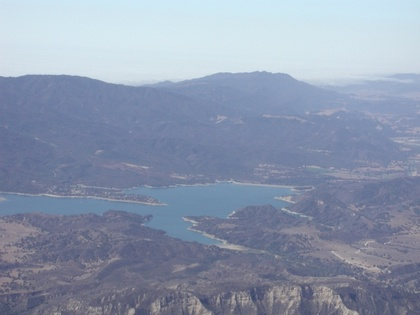
%> input picture source.jpg, 420 x 315 px, shrunk from 614 x 461 before the run
$ octave imagecarver.m   (GNU Octave 9; MATLAB toolbox functions it lacks are replaced by stand-ins)
%> lines starting %> are read from the running program, lines starting %| are printed output that depends on the picture
### cumulative_minimum_energy_map.m
function cumulativeEnergyMap = cumulative_minimum_energy_map(energyImage, seamDirection)
    [rowSize, colSize] = size(energyImage);
    M = zeros(rowSize, colSize);
    if strcmp(seamDirection, 'VERTICAL')
        j = 1
        M(1,:) = energyImage(1,:);
        for i = 2:rowSize
            for j = 1:colSize
                if j == 1  %if pixel is at left edge
                    M(i, j) = energyImage(i,j) + min([M(i-1, j), M(i-1, j+1)]);
                elseif j == colSize  %if pixel is at right edge
                    M(i, j) = energyImage(i,j) + min([M(i-1, j-1), M(i-1, j)]);
                else
                    M(i, j) = energyImage(i,j) + min([M(i-1, j-1), M(i-1, j), M(i-1, j+1)]);
                end
            end
        end
    elseif strcmp(seamDirection, 'HORIZONTAL')
        i = 1;
        M(:,1) = energyImage(:,1);
        for j = 2:colSize
            for i = 1:rowSize
                if i == 1
                    M(i, j) = energyImage(i,j) + min([M(i, j-1), M(i+1, j-1)]);
                elseif i == rowSize
                    M(i, j) = energyImage(i,j) + min([M(i-1, j-1), M(i, j-1)]);
                else
                    M(i, j) = energyImage(i,j) + min([M(i-1, j-1), M(i, j-1), M(i+1, j-1)]);
                end
            end
        end
    end
    cumulativeEnergyMap = M;
end

### find_optimal_vertical_seam.m
function verticalSeam = find_optimal_vertical_seam(cumulativeEnergyMap)
    M = cumulativeEnergyMap;
    [rowSize, colSize] = size(cumulativeEnergyMap);
    verticalSeam = zeros(rowSize, 1);
    [lowestEnergyValue, lowestEnergyColPos] = min(cumulativeEnergyMap(end,:));
    verticalSeam(end) = lowestEnergyColPos;
    for i = rowSize-1:-1:1
        if lowestEnergyColPos == 1 %if pixel is at left edge
            [value, colIndex] = min([M(i, lowestEnergyColPos), M(i, lowestEnergyColPos+1)]);
            if colIndex == 1
                verticalSeam(i) = lowestEnergyColPos;
            elseif colIndex == 2
                verticalSeam(i) = lowestEnergyColPos + 1;
            end
        elseif lowestEnergyColPos == colSize %if pixel is at right edge
            [value, colIndex] = min([M(i, lowestEnergyColPos-1), M(i, lowestEnergyColPos)]);
            if colIndex == 1
                verticalSeam(i) = lowestEnergyColPos - 1;
            elseif colIndex == 2
                verticalSeam(i) = lowestEnergyColPos;
            end
        else
            [value, colIndex] = min([M(i, lowestEnergyColPos-1), M(i, lowestEnergyColPos), M(i, lowestEnergyColPos+1)]);
            if colIndex == 1
                verticalSeam(i) = lowestEnergyColPos - 1;
            elseif colIndex == 2
                verticalSeam(i) = lowestEnergyColPos;
            elseif colIndex == 3
                verticalSeam(i) = lowestEnergyColPos + 1;
            end
            lowestEnergyColPos = verticalSeam(i);
        end
    end
end

### reduce_width.m
function [reducedColorImage, reducedEnergyImage] = reduce_width(im, energyImage)
    map = cumulative_minimum_energy_map(energyImage, 'VERTICAL');
    seam = find_optimal_vertical_seam(map);

    [rowSize, colSize, z] = size(im);
    for i = 1:rowSize
        reducedColorImage(i,:,1) = im(i,[1:seam(i)-1,seam(i)+1:end], 1); %concatenate elements of the row to the left and right of the pixel for the first dimension
        reducedColorImage(i,:,2) = im(i,[1:seam(i)-1,seam(i)+1:end], 2); %same for second dimension
        reducedColorImage(i,:,3) = im(i,[1:seam(i)-1,seam(i)+1:end], 3);
    end
    X=im2double(rgb2gray(reducedColorImage));
    [x1,y1]=gradient(X);
    A=sqrt(x1.^2+y1.^2);
    reducedEnergyImage = A;
end

### reduce_height.m
function [reducedColorImage, reducedEnergyImage] = reduce_height(im, energyImage)
    [reducedColorImage, reducedEnergyImage] = reduce_width(permute(im, [2,1,3]), permute(energyImage, [2,1,3]));
    reducedColorImage = permute(reducedColorImage, [2,1,3]);
    reducedEnergyImage = permute(reducedEnergyImage, [2,1,3]);
    imshow(reducedColorImage);
end

### imagecarver.m
I = imread('source.jpg');
%> I is the input picture: size 315x420x3 uint8; mean R, G, B 140, 151.7, 173.5
figure(1)
imshow(I);
A=rgb2gray(I);
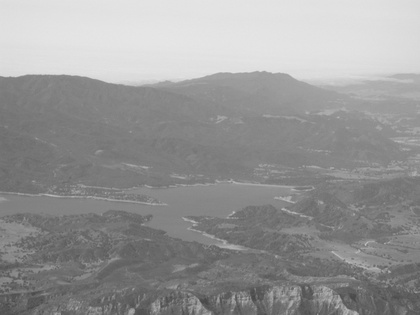
%> A: size 315x420 uint8; min 69, max 231, mean 150.7
A1=im2double(A);
[x,y]=gradient(A1);
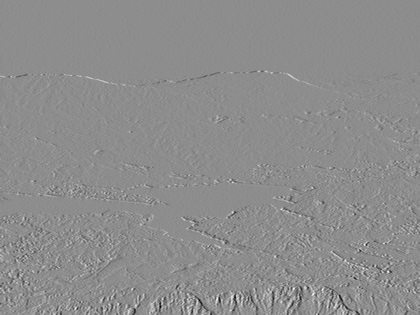
%> x: size 315x420 double; min -0.184, max 0.149, mean 9.34e-05; drawn with min black and max white
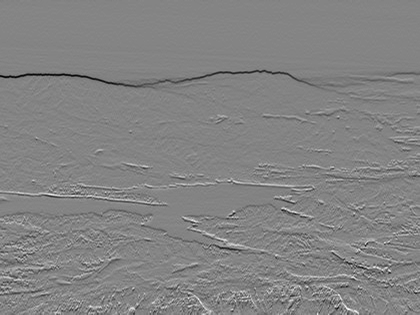
%> y: size 315x420 double; min -0.173, max 0.159, mean -0.00148; drawn with min black and max white
energy_image=sqrt(x.^2+y.^2);
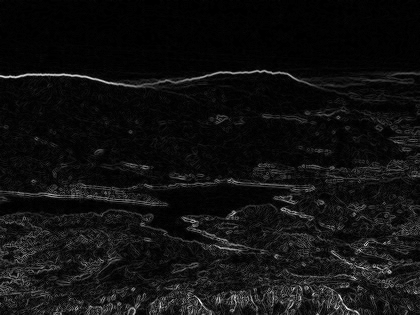
%> energy_image: size 315x420 double; min 0, max 0.204, mean 0.0136; drawn with min black and max white
%Show Energy image
imshow(energy_image);
for i=1:20
%> (the run ends here)
